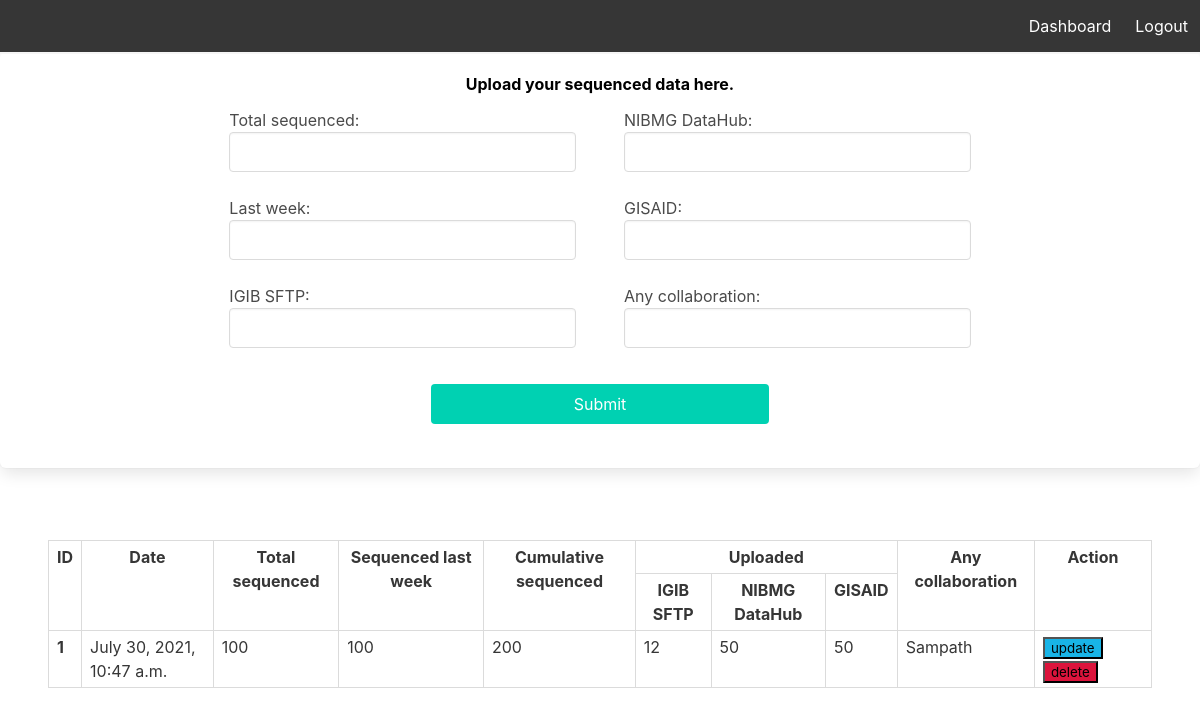
Page /Home (signed in) on the earlier database version.
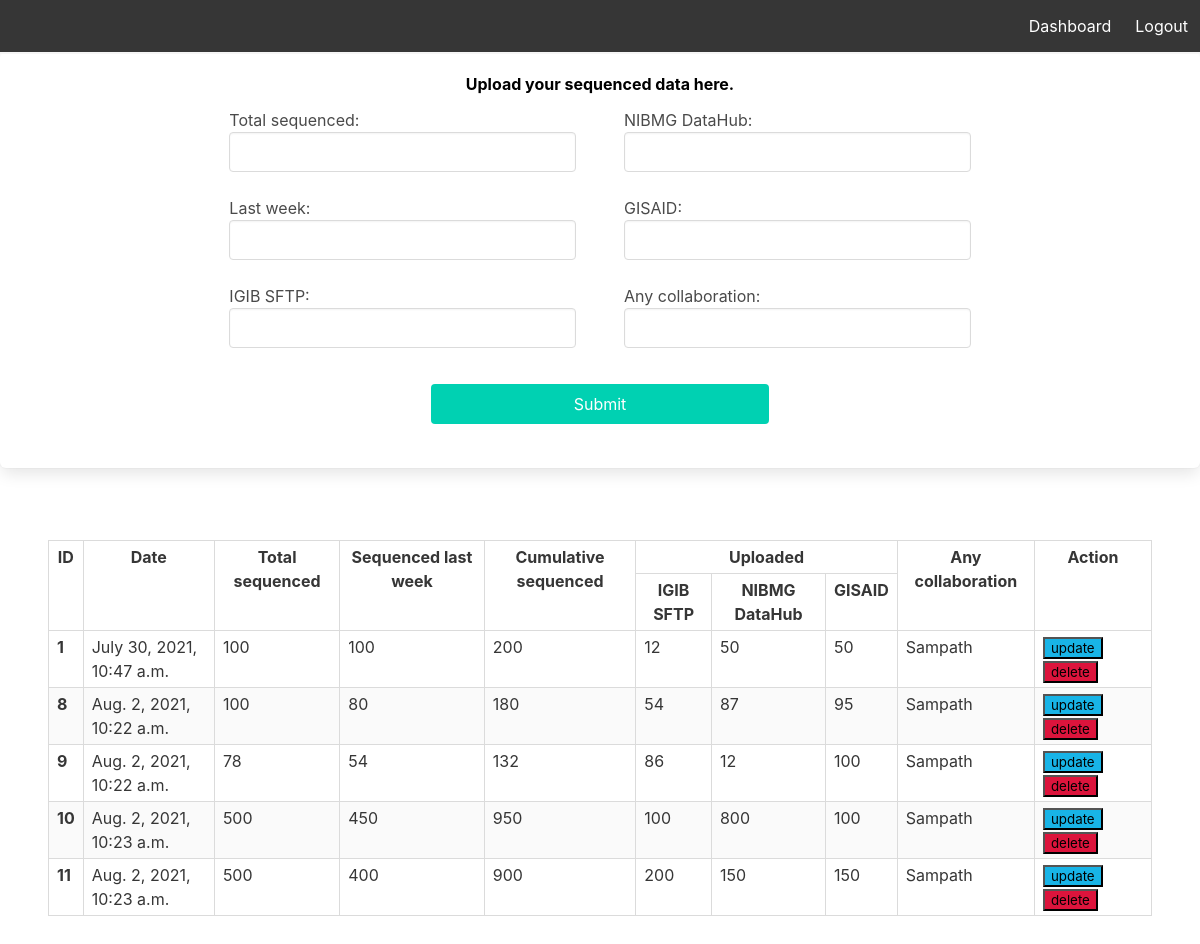
Same page on the later database version.
### users/models.py (models this page shows, shortened)
class InputData(models.Model):
    data_entry                      = models.DateTimeField(verbose_name ="date joined", auto_now_add=True)
    username                        = models.ForeignKey(Account,verbose_name="username",on_delete=models.CASCADE)
    Total_sequenced                 = models.IntegerField()
    Sequenced_last_week             = models.IntegerField()
    Cumulative_sequenced            = models.IntegerField()
    Uploaded_IGIB_SFTP              = models.IntegerField()
    Uploaded_NIBMG_DataHub          = models.IntegerField()
    Uploaded_GISAID                 = models.IntegerField()
    Any_collaboration               = models.TextField(max_length=200)

### users/views.py (the view)
# urls.py: 2. Add a URL to urlpatterns:  path('', Home.as_view(), name='home')
def Home(request):
    data = InputData.objects.filter(username__id=request.user.id)
    return render(request, 'data.html',{'data':data})

### users/models.py (called while the page is built)
    def __str__(self):
        return self.username

### templates/data.html (shortened to what this page needs)
{% load static %}
<!DOCTYPE html>
<html lang="en">
    <link rel="stylesheet" href="https://cdn.jsdelivr.net/npm/bulma@0.9.3/css/bulma.min.css">
    <link href="{% static 'styles.css'%}" rel="stylesheet" type="text/css" media="all" />
<head>
</head>
<body>
    {% if user.is_prouser is True %}
    <nav class="navbar has-shadow is-dark">
        <div class="navbar-menu" id="nav-links">
          <div class="navbar-end">
            <a class="navbar-item" href="/">Dashboard</a>
            <a class="navbar-item" href="logout">Logout</a>
          </div>
        </div>
    </nav>
    <div class="box">
        <h1>Upload your sequenced data here.</h1>
            <form action="upload" method="post">
                        <div class="columns is-centered mb-0">
                            <div class="column is-4">
                                <div class="column">
                                    <label>Total sequenced:</label>
                                    <input class="input" type="number" name="Total_sequenced"  required="required">
                                </div>
                                <div class="column">
                                    <label class="lable">Last week:</label>
                                    <input class="input" type="number" name="Sequenced_last_week"  required="required">
                                </div>
                                <div class="column">
                                    <label class="lable">IGIB SFTP:</label>
                                    <input class="input" type="number" name="Uploaded_IGIB_SFTP"  required="required">
                                </div>
                            </div>
                            <div class="column is-4">
                                <div class="column">
                                    <label class="lable">NIBMG DataHub:</label>
                                    <input class="input" type="number" name="Uploaded_NIBMG_DataHub"  required="required">
                                </div>
                                <div class="column">
                                    <label class="lable">GISAID:</label>
                                    <input class="input" type="number" name="Uploaded_GISAID"  required="required">
                                </div>
                                <div class="column">
                                    <label for="lable">Any collaboration:</label>
                                    <input class="input" id="lable" type="text" name="Any_collaboration"  required="required">
                                </div>
                            </div>
                        </div>
                        <div class="column is-4 is-offset-4 mt-0 pt-0">
                            <div class="column">
                                <button class="button is-fullwidth  is-primary">Submit</button>
                            </div>
                        </div>
            </form>
        </div>
        <section class="hero">
            <div class="hero-body">
                <div class="table-container">
                    <table class="table is-bordered is-striped is-narrow is-hoverable is-fullwidth">
                      <thead id="head">
                        <tr>
                          <th rowspan="2">ID</th>
                          <th rowspan="2">Date</th>
                          <th rowspan="2">Total sequenced</th>
                          <th rowspan="2">Sequenced last week</th>
                          <th rowspan="2">Cumulative sequenced</th>
                          <th colspan="3">Uploaded</th>
                          <th rowspan="2">Any collaboration</th>
                          <th rowspan="2">Action</th>
                        </tr>
                        <tr>
                            <th>IGIB SFTP</th>
                            <th>NIBMG DataHub</th>
                            <th>GISAID</th>
                        </tr>
                    </thead>
                    <tbody>
                        {% for data in data %}
                        <tr>
                            <th scope="row">{{data.id}}</th>
                            <td>{{data.data_entry}}</td>
                            <td>{{data.Total_sequenced}}</td>
                            <td>{{data.Sequenced_last_week}}</td>
                            <td>{{data.Cumulative_sequenced}}</td>
                            <td>{{data.Uploaded_IGIB_SFTP}}</td>
                            <td>{{data.Uploaded_NIBMG_DataHub}}</td>
                            <td>{{data.Uploaded_GISAID}}</td>
                            <td>{{data.Any_collaboration}}</td>
                            <td>
                                <div style="width:100px;">
                                        <form action="{% url 'update' data.id %}" method="">
                                            <input id="pointer" type="submit" value="update">
                                        </form>
                                        <form action="{% url 'delete' data.id %}" method="POST">
                                            <input id="pointer" type="submit" value="delete"
                                            style="background-color: crimson; font:bold;">
                                        </form>
                                </div>
                            </td>
                        </tr>
                        {% endfor %}
                    </tbody>
                </table>
        </div>
    </section>
    {% endif %}
</body>
</html>

### static/styles.css (style rules this page uses)
h1 { text-align: center; font-weight: bolder; color: black; }
#head { text-align: center; }
#pointer { cursor: pointer; background-color: rgb(24, 180, 231); }

Differences in the rows shown:
added InputData: id "8", data_entry "Aug. 2, 2021, 10:22 a.m.", Total_sequenced "100", Sequenced_last_week "80", Cumulative_sequenced "180", Uploaded_IGIB_SFTP "54", Uploaded_NIBMG_DataHub "87", Uploaded_GISAID "95", Any_collaboration "Sampath"
added InputData: id "9", data_entry "Aug. 2, 2021, 10:22 a.m.", Total_sequenced "78", Sequenced_last_week "54", Cumulative_sequenced "132", Uploaded_IGIB_SFTP "86", Uploaded_NIBMG_DataHub "12", Uploaded_GISAID "100", Any_collaboration "Sampath"
added InputData: id "10", data_entry "Aug. 2, 2021, 10:23 a.m.", Total_sequenced "500", Sequenced_last_week "450", Cumulative_sequenced "950", Uploaded_IGIB_SFTP "100", Uploaded_NIBMG_DataHub "800", Uploaded_GISAID "100", Any_collaboration "Sampath"
added InputData: id "11", data_entry "Aug. 2, 2021, 10:23 a.m.", Total_sequenced "500", Sequenced_last_week "400", Cumulative_sequenced "900", Uploaded_IGIB_SFTP "200", Uploaded_NIBMG_DataHub "150", Uploaded_GISAID "150", Any_collaboration "Sampath"
